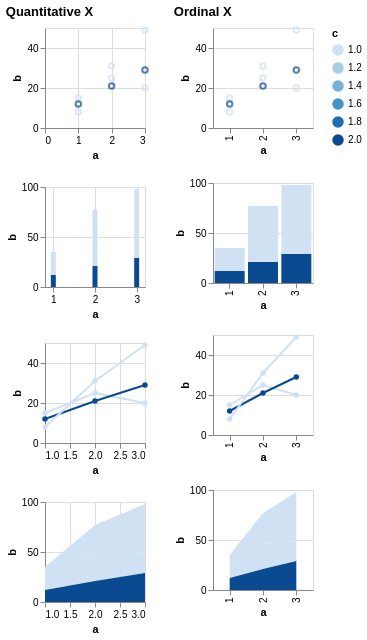

The specification (Vega-Lite) saved for this image:
### Vega specification from a JSON file in a GitHub repository (floating-point values rounded to 4 significant figures)
{"$schema": "https://vega.github.io/schema/vega/v5.json", "description": "Testing invalid", "background": "white", "padding": 5, "data": [{"name": "source_0", "values": [{"a": 1, "b": 15, "c": 1}, {"a": 2, "b": 25, "c": 1}, {"a": 3, "b": 20, "c": 1}, {"a": 1, "b": 12, "c": 2}, {"a": 2, "b": 21, "c": 2}, {"a": 3, "b": 29, "c": 2}, {"a": 1, "b": 8, "c": null}, {"a": 2, "b": 31, "c": null}, {"a": 3, "b": 49, "c": null}]}, {"name": "data_0", "source": "source_0", "transform": [{"type": "formula", "expr": "toNumber(datum[\"a\"])", "as": "a"}]}, {"name": "data_2", "source": "data_0", "transform": [{"type": "stack", "groupby": ["a"], "field": "b", "sort": {"field": ["c"], "order": ["descending"]}, "as": ["b_start", "b_end"], "offset": "zero"}]}, {"name": "data_3", "source": "data_0", "transform": [{"type": "impute", "field": "b", "groupby": ["c"], "key": "a", "method": "value", "value": 0}, {"type": "stack", "groupby": ["a"], "field": "b", "sort": {"field": ["c"], "order": ["descending"]}, "as": ["b_start", "b_end"], "offset": "zero"}]}, {"name": "data_4", "source": "data_0", "transform": [{"type": "stack", "groupby": ["a"], "field": "b", "sort": {"field": ["c"], "order": ["descending"]}, "as": ["b_start", "b_end"], "offset": "zero"}]}, {"name": "data_5", "source": "data_0", "transform": [{"type": "impute", "field": "b", "groupby": ["c"], "key": "a", "method": "value", "value": 0}, {"type": "stack", "groupby": ["a"], "field": "b", "sort": {"field": ["c"], "order": ["descending"]}, "as": ["b_start", "b_end"], "offset": "zero"}]}], "signals": [{"name": "childWidth", "value": 100}, {"name": "concat_0_childHeight", "value": 100}, {"name": "concat_1_childHeight", "value": 100}], "layout": {"padding": 20, "bounds": "full", "align": "each"}, "marks": [{"type": "group", "name": "concat_0_group", "title": {"text": "Quantitative X", "anchor": "start"}, "layout": {"padding": 20, "columns": 1, "bounds": "full", "align": "each"}, "marks": [{"type": "group", "name": "concat_0_concat_0_group", "style": "cell", "encode": {"update": {"width": {"signal": "childWidth"}, "height": {"signal": "concat_0_childHeight"}}}, "marks": [{"name": "concat_0_concat_0_marks", "type": "symbol", "style": ["point"], "from": {"data": "data_0"}, "encode": {"update": {"opacity": {"value": 0.7}, "fill": {"value": "transparent"}, "stroke": [{"test": "!isValid(datum[\"c\"]) || !isFinite(+datum[\"c\"])", "signal": "scale('color', domain('color')[0])"}, {"scale": "color", "field": "c"}], "tooltip": {"signal": "{\"a\": format(datum[\"a\"], \"\"), \"b\": format(datum[\"b\"], \"\"), \"c\": format(datum[\"c\"], \"\")}"}, "ariaRoleDescription": {"value": "point"}, "description": {"signal": "\"a: \" + (format(datum[\"a\"], \"\")) + \"; b: \" + (format(datum[\"b\"], \"\")) + \"; c: \" + (format(datum[\"c\"], \"\"))"}, "x": [{"test": "!isValid(datum[\"a\"]) || !isFinite(+datum[\"a\"])", "scale": "concat_0_concat_0_x", "value": 0}, {"scale": "concat_0_concat_0_x", "field": "a"}], "y": [{"test": "!isValid(datum[\"b\"]) || !isFinite(+datum[\"b\"])", "scale": "concat_0_concat_0_y", "value": 0}, {"scale": "concat_0_concat_0_y", "field": "b"}]}}}], "axes": [{"scale": "concat_0_concat_0_x", "orient": "bottom", "gridScale": "concat_0_concat_0_y", "grid": true, "tickCount": {"signal": "ceil(childWidth/40)"}, "domain": false, "labels": false, "aria": false, "maxExtent": 0, "minExtent": 0, "ticks": false, "zindex": 0}, {"scale": "concat_0_concat_0_y", "orient": "left", "gridScale": "concat_0_concat_0_x", "grid": true, "tickCount": {"signal": "ceil(concat_0_childHeight/40)"}, "domain": false, "labels": false, "aria": false, "maxExtent": 0, "minExtent": 0, "ticks": false, "zindex": 0}, {"scale": "concat_0_concat_0_x", "orient": "bottom", "grid": false, "title": "a", "labelFlush": true, "labelOverlap": true, "tickCount": {"signal": "ceil(childWidth/40)"}, "zindex": 0}, {"scale": "concat_0_concat_0_y", "orient": "left", "grid": false, "title": "b", "labelOverlap": true, "tickCount": {"signal": "ceil(concat_0_childHeight/40)"}, "zindex": 0}]}, {"type": "group", "name": "concat_0_concat_1_group", "style": "cell", "encode": {"update": {"width": {"signal": "childWidth"}, "height": {"signal": "concat_0_childHeight"}}}, "marks": [{"name": "concat_0_concat_1_marks", "type": "rect", "style": ["bar"], "from": {"data": "data_2"}, "encode": {"update": {"fill": [{"test": "!isValid(datum[\"c\"]) || !isFinite(+datum[\"c\"])", "signal": "scale('color', domain('color')[0])"}, {"scale": "color", "field": "c"}], "tooltip": {"signal": "{\"a\": format(datum[\"a\"], \"\"), \"b\": format(datum[\"b\"], \"\"), \"c\": format(datum[\"c\"], \"\")}"}, "ariaRoleDescription": {"value": "bar"}, "description": {"signal": "\"a: \" + (format(datum[\"a\"], \"\")) + \"; b: \" + (format(datum[\"b\"], \"\")) + \"; c: \" + (format(datum[\"c\"], \"\"))"}, "xc": [{"test": "!isValid(datum[\"a\"]) || !isFinite(+datum[\"a\"])", "value": 0}, {"scale": "concat_0_concat_1_x", "field": "a"}], "width": {"value": 5}, "y": {"scale": "concat_0_concat_1_y", "field": "b_end"}, "y2": {"scale": "concat_0_concat_1_y", "field": "b_start"}}}}], "axes": [{"scale": "concat_0_concat_1_x", "orient": "bottom", "gridScale": "concat_0_concat_1_y", "grid": true, "tickCount": {"signal": "ceil(childWidth/40)"}, "domain": false, "labels": false, "aria": false, "maxExtent": 0, "minExtent": 0, "ticks": false, "zindex": 0}, {"scale": "concat_0_concat_1_y", "orient": "left", "gridScale": "concat_0_concat_1_x", "grid": true, "tickCount": {"signal": "ceil(concat_0_childHeight/40)"}, "domain": false, "labels": false, "aria": false, "maxExtent": 0, "minExtent": 0, "ticks": false, "zindex": 0}, {"scale": "concat_0_concat_1_x", "orient": "bottom", "grid": false, "title": "a", "labelFlush": true, "labelOverlap": true, "tickCount": {"signal": "ceil(childWidth/40)"}, "zindex": 0}, {"scale": "concat_0_concat_1_y", "orient": "left", "grid": false, "title": "b", "labelOverlap": true, "tickCount": {"signal": "ceil(concat_0_childHeight/40)"}, "zindex": 0}]}, {"type": "group", "name": "concat_0_concat_2_group", "style": "cell", "encode": {"update": {"width": {"signal": "childWidth"}, "height": {"signal": "concat_0_childHeight"}}}, "marks": [{"name": "concat_0_concat_2_layer_0_pathgroup", "type": "group", "from": {"facet": {"name": "faceted_path_concat_0_concat_2_layer_0_main", "data": "data_0", "groupby": ["c"]}}, "encode": {"update": {"width": {"field": {"group": "width"}}, "height": {"field": {"group": "height"}}}}, "marks": [{"name": "concat_0_concat_2_layer_0_marks", "type": "line", "style": ["line"], "sort": {"field": "datum[\"a\"]"}, "from": {"data": "faceted_path_concat_0_concat_2_layer_0_main"}, "encode": {"update": {"stroke": [{"test": "!isValid(datum[\"c\"]) || !isFinite(+datum[\"c\"])", "signal": "scale('color', domain('color')[0])"}, {"scale": "color", "field": "c"}], "tooltip": {"signal": "{\"a\": format(datum[\"a\"], \"\"), \"b\": format(datum[\"b\"], \"\"), \"c\": format(datum[\"c\"], \"\")}"}, "description": {"signal": "\"a: \" + (format(datum[\"a\"], \"\")) + \"; b: \" + (format(datum[\"b\"], \"\")) + \"; c: \" + (format(datum[\"c\"], \"\"))"}, "x": [{"test": "!isValid(datum[\"a\"]) || !isFinite(+datum[\"a\"])", "value": 0}, {"scale": "concat_0_concat_2_x", "field": "a"}], "y": [{"test": "!isValid(datum[\"b\"]) || !isFinite(+datum[\"b\"])", "scale": "concat_0_concat_2_y", "value": 0}, {"scale": "concat_0_concat_2_y", "field": "b"}]}}}]}, {"name": "concat_0_concat_2_layer_1_marks", "type": "symbol", "style": ["point"], "from": {"data": "data_0"}, "encode": {"update": {"opacity": {"value": 1}, "fill": [{"test": "!isValid(datum[\"c\"]) || !isFinite(+datum[\"c\"])", "signal": "scale('color', domain('color')[0])"}, {"scale": "color", "field": "c"}], "tooltip": {"signal": "{\"a\": format(datum[\"a\"], \"\"), \"b\": format(datum[\"b\"], \"\"), \"c\": format(datum[\"c\"], \"\")}"}, "ariaRoleDescription": {"value": "point"}, "description": {"signal": "\"a: \" + (format(datum[\"a\"], \"\")) + \"; b: \" + (format(datum[\"b\"], \"\")) + \"; c: \" + (format(datum[\"c\"], \"\"))"}, "x": [{"test": "!isValid(datum[\"a\"]) || !isFinite(+datum[\"a\"])", "value": 0}, {"scale": "concat_0_concat_2_x", "field": "a"}], "y": [{"test": "!isValid(datum[\"b\"]) || !isFinite(+datum[\"b\"])", "scale": "concat_0_concat_2_y", "value": 0}, {"scale": "concat_0_concat_2_y", "field": "b"}]}}}], "axes": [{"scale": "concat_0_concat_2_x", "orient": "bottom", "gridScale": "concat_0_concat_2_y", "grid": true, "tickCount": {"signal": "ceil(childWidth/40)"}, "domain": false, "labels": false, "aria": false, "maxExtent": 0, "minExtent": 0, "ticks": false, "zindex": 0}, {"scale": "concat_0_concat_2_y", "orient": "left", "gridScale": "concat_0_concat_2_x", "grid": true, "tickCount": {"signal": "ceil(concat_0_childHeight/40)"}, "domain": false, "labels": false, "aria": false, "maxExtent": 0, "minExtent": 0, "ticks": false, "zindex": 0}, {"scale": "concat_0_concat_2_x", "orient": "bottom", "grid": false, "title": "a", "labelFlush": true, "labelOverlap": true, "tickCount": {"signal": "ceil(childWidth/40)"}, "zindex": 0}, {"scale": "concat_0_concat_2_y", "orient": "left", "grid": false, "title": "b", "labelOverlap": true, "tickCount": {"signal": "ceil(concat_0_childHeight/40)"}, "zindex": 0}]}, {"type": "group", "name": "concat_0_concat_3_group", "style": "cell", "encode": {"update": {"width": {"signal": "childWidth"}, "height": {"signal": "concat_0_childHeight"}}}, "marks": [{"name": "concat_0_concat_3_pathgroup", "type": "group", "from": {"facet": {"name": "faceted_path_concat_0_concat_3_main", "data": "data_3", "groupby": ["c"]}}, "encode": {"update": {"width": {"field": {"group": "width"}}, "height": {"field": {"group": "height"}}}}, "marks": [{"name": "concat_0_concat_3_marks", "type": "area", "style": ["area"], "sort": {"field": "datum[\"a\"]"}, "from": {"data": "faceted_path_concat_0_concat_3_main"}, "encode": {"update": {"orient": {"value": "vertical"}, "fill": [{"test": "!isValid(datum[\"c\"]) || !isFinite(+datum[\"c\"])", "signal": "scale('color', domain('color')[0])"}, {"scale": "color", "field": "c"}], "tooltip": {"signal": "{\"a\": format(datum[\"a\"], \"\"), \"b\": format(datum[\"b\"], \"\"), \"c\": format(datum[\"c\"], \"\")}"}, "description": {"signal": "\"a: \" + (format(datum[\"a\"], \"\")) + \"; b: \" + (format(datum[\"b\"], \"\")) + \"; c: \" + (format(datum[\"c\"], \"\"))"}, "x": [{"test": "!isValid(datum[\"a\"]) || !isFinite(+datum[\"a\"])", "value": 0}, {"scale": "concat_0_concat_3_x", "field": "a"}], "y": {"scale": "concat_0_concat_3_y", "field": "b_end"}, "y2": {"scale": "concat_0_concat_3_y", "field": "b_start"}}}}]}], "axes": [{"scale": "concat_0_concat_3_x", "orient": "bottom", "gridScale": "concat_0_concat_3_y", "grid": true, "tickCount": {"signal": "ceil(childWidth/40)"}, "domain": false, "labels": false, "aria": false, "maxExtent": 0, "minExtent": 0, "ticks": false, "zindex": 0}, {"scale": "concat_0_concat_3_y", "orient": "left", "gridScale": "concat_0_concat_3_x", "grid": true, "tickCount": {"signal": "ceil(concat_0_childHeight/40)"}, "domain": false, "labels": false, "aria": false, "maxExtent": 0, "minExtent": 0, "ticks": false, "zindex": 0}, {"scale": "concat_0_concat_3_x", "orient": "bottom", "grid": false, "title": "a", "labelFlush": true, "labelOverlap": true, "tickCount": {"signal": "ceil(childWidth/40)"}, "zindex": 0}, {"scale": "concat_0_concat_3_y", "orient": "left", "grid": false, "title": "b", "labelOverlap": true, "tickCount": {"signal": "ceil(concat_0_childHeight/40)"}, "zindex": 0}]}]}, {"type": "group", "name": "concat_1_group", "title": {"text": "Ordinal X", "anchor": "start"}, "layout": {"padding": 20, "columns": 1, "bounds": "full", "align": "each"}, "marks": [{"type": "group", "name": "concat_1_concat_0_group", "style": "cell", "encode": {"update": {"width": {"signal": "childWidth"}, "height": {"signal": "concat_1_childHeight"}}}, "marks": [{"name": "concat_1_concat_0_marks", "type": "symbol", "style": ["point"], "from": {"data": "data_0"}, "encode": {"update": {"opacity": {"value": 0.7}, "fill": {"value": "transparent"}, "stroke": [{"test": "!isValid(datum[\"c\"]) || !isFinite(+datum[\"c\"])", "signal": "scale('color', domain('color')[0])"}, {"scale": "color", "field": "c"}], "tooltip": {"signal": "{\"a\": isValid(datum[\"a\"]) ? datum[\"a\"] : \"\"+datum[\"a\"], \"b\": format(datum[\"b\"], \"\"), \"c\": format(datum[\"c\"], \"\")}"}, "ariaRoleDescription": {"value": "point"}, "description": {"signal": "\"a: \" + (isValid(datum[\"a\"]) ? datum[\"a\"] : \"\"+datum[\"a\"]) + \"; b: \" + (format(datum[\"b\"], \"\")) + \"; c: \" + (format(datum[\"c\"], \"\"))"}, "x": {"scale": "concat_1_concat_0_x", "field": "a"}, "y": [{"test": "!isValid(datum[\"b\"]) || !isFinite(+datum[\"b\"])", "scale": "concat_1_concat_0_y", "value": 0}, {"scale": "concat_1_concat_0_y", "field": "b"}]}}}], "axes": [{"scale": "concat_1_concat_0_y", "orient": "left", "gridScale": "concat_1_concat_0_x", "grid": true, "tickCount": {"signal": "ceil(concat_1_childHeight/40)"}, "domain": false, "labels": false, "aria": false, "maxExtent": 0, "minExtent": 0, "ticks": false, "zindex": 0}, {"scale": "concat_1_concat_0_x", "orient": "bottom", "grid": false, "title": "a", "labelAlign": "right", "labelAngle": 270, "labelBaseline": "middle", "zindex": 0}, {"scale": "concat_1_concat_0_y", "orient": "left", "grid": false, "title": "b", "labelOverlap": true, "tickCount": {"signal": "ceil(concat_1_childHeight/40)"}, "zindex": 0}]}, {"type": "group", "name": "concat_1_concat_1_group", "style": "cell", "encode": {"update": {"width": {"signal": "childWidth"}, "height": {"signal": "concat_1_childHeight"}}}, "marks": [{"name": "concat_1_concat_1_marks", "type": "rect", "style": ["bar"], "from": {"data": "data_4"}, "encode": {"update": {"fill": [{"test": "!isValid(datum[\"c\"]) || !isFinite(+datum[\"c\"])", "signal": "scale('color', domain('color')[0])"}, {"scale": "color", "field": "c"}], "tooltip": {"signal": "{\"a\": isValid(datum[\"a\"]) ? datum[\"a\"] : \"\"+datum[\"a\"], \"b\": format(datum[\"b\"], \"\"), \"c\": format(datum[\"c\"], \"\")}"}, "ariaRoleDescription": {"value": "bar"}, "description": {"signal": "\"a: \" + (isValid(datum[\"a\"]) ? datum[\"a\"] : \"\"+datum[\"a\"]) + \"; b: \" + (format(datum[\"b\"], \"\")) + \"; c: \" + (format(datum[\"c\"], \"\"))"}, "x": {"scale": "concat_1_concat_1_x", "field": "a"}, "width": {"signal": "max(0.25, bandwidth('concat_1_concat_1_x'))"}, "y": {"scale": "concat_1_concat_1_y", "field": "b_end"}, "y2": {"scale": "concat_1_concat_1_y", "field": "b_start"}}}}], "axes": [{"scale": "concat_1_concat_1_y", "orient": "left", "gridScale": "concat_1_concat_1_x", "grid": true, "tickCount": {"signal": "ceil(concat_1_childHeight/40)"}, "domain": false, "labels": false, "aria": false, "maxExtent": 0, "minExtent": 0, "ticks": false, "zindex": 0}, {"scale": "concat_1_concat_1_x", "orient": "bottom", "grid": false, "title": "a", "labelAlign": "right", "labelAngle": 270, "labelBaseline": "middle", "zindex": 0}, {"scale": "concat_1_concat_1_y", "orient": "left", "grid": false, "title": "b", "labelOverlap": true, "tickCount": {"signal": "ceil(concat_1_childHeight/40)"}, "zindex": 0}]}, {"type": "group", "name": "concat_1_concat_2_group", "style": "cell", "encode": {"update": {"width": {"signal": "childWidth"}, "height": {"signal": "concat_1_childHeight"}}}, "marks": [{"name": "concat_1_concat_2_layer_0_pathgroup", "type": "group", "from": {"facet": {"name": "faceted_path_concat_1_concat_2_layer_0_main", "data": "data_0", "groupby": ["c"]}}, "encode": {"update": {"width": {"field": {"group": "width"}}, "height": {"field": {"group": "height"}}}}, "marks": [{"name": "concat_1_concat_2_layer_0_marks", "type": "line", "style": ["line"], "sort": {"field": "datum[\"a\"]"}, "from": {"data": "faceted_path_concat_1_concat_2_layer_0_main"}, "encode": {"update": {"stroke": [{"test": "!isValid(datum[\"c\"]) || !isFinite(+datum[\"c\"])", "signal": "scale('color', domain('color')[0])"}, {"scale": "color", "field": "c"}], "tooltip": {"signal": "{\"a\": isValid(datum[\"a\"]) ? datum[\"a\"] : \"\"+datum[\"a\"], \"b\": format(datum[\"b\"], \"\"), \"c\": format(datum[\"c\"], \"\")}"}, "description": {"signal": "\"a: \" + (isValid(datum[\"a\"]) ? datum[\"a\"] : \"\"+datum[\"a\"]) + \"; b: \" + (format(datum[\"b\"], \"\")) + \"; c: \" + (format(datum[\"c\"], \"\"))"}, "x": {"scale": "concat_1_concat_2_x", "field": "a"}, "y": [{"test": "!isValid(datum[\"b\"]) || !isFinite(+datum[\"b\"])", "scale": "concat_1_concat_2_y", "value": 0}, {"scale": "concat_1_concat_2_y", "field": "b"}]}}}]}, {"name": "concat_1_concat_2_layer_1_marks", "type": "symbol", "style": ["point"], "from": {"data": "data_0"}, "encode": {"update": {"opacity": {"value": 1}, "fill": [{"test": "!isValid(datum[\"c\"]) || !isFinite(+datum[\"c\"])", "signal": "scale('color', domain('color')[0])"}, {"scale": "color", "field": "c"}], "tooltip": {"signal": "{\"a\": isValid(datum[\"a\"]) ? datum[\"a\"] : \"\"+datum[\"a\"], \"b\": format(datum[\"b\"], \"\"), \"c\": format(datum[\"c\"], \"\")}"}, "ariaRoleDescription": {"value": "point"}, "description": {"signal": "\"a: \" + (isValid(datum[\"a\"]) ? datum[\"a\"] : \"\"+datum[\"a\"]) + \"; b: \" + (format(datum[\"b\"], \"\")) + \"; c: \" + (format(datum[\"c\"], \"\"))"}, "x": {"scale": "concat_1_concat_2_x", "field": "a"}, "y": [{"test": "!isValid(datum[\"b\"]) || !isFinite(+datum[\"b\"])", "scale": "concat_1_concat_2_y", "value": 0}, {"scale": "concat_1_concat_2_y", "field": "b"}]}}}], "axes": [{"scale": "concat_1_concat_2_y", "orient": "left", "gridScale": "concat_1_concat_2_x", "grid": true, "tickCount": {"signal": "ceil(concat_1_childHeight/40)"}, "domain": false, "labels": false, "aria": false, "maxExtent": 0, "minExtent": 0, "ticks": false, "zindex": 0}, {"scale": "concat_1_concat_2_x", "orient": "bottom", "grid": false, "title": "a", "labelAlign": "right", "labelAngle": 270, "labelBaseline": "middle", "zindex": 0}, {"scale": "concat_1_concat_2_y", "orient": "left", "grid": false, "title": "b", "labelOverlap": true, "tickCount": {"signal": "ceil(concat_1_childHeight/40)"}, "zindex": 0}]}, {"type": "group", "name": "concat_1_concat_3_group", "style": "cell", "encode": {"update": {"width": {"signal": "childWidth"}, "height": {"signal": "concat_1_childHeight"}}}, "marks": [{"name": "concat_1_concat_3_pathgroup", "type": "group", "from": {"facet": {"name": "faceted_path_concat_1_concat_3_main", "data": "data_5", "groupby": ["c"]}}, "encode": {"update": {"width": {"field": {"group": "width"}}, "height": {"field": {"group": "height"}}}}, "marks": [{"name": "concat_1_concat_3_marks", "type": "area", "style": ["area"], "sort": {"field": "datum[\"a\"]"}, "from": {"data": "faceted_path_concat_1_concat_3_main"}, "encode": {"update": {"orient": {"value": "vertical"}, "fill": [{"test": "!isValid(datum[\"c\"]) || !isFinite(+datum[\"c\"])", "signal": "scale('color', domain('color')[0])"}, {"scale": "color", "field": "c"}], "tooltip": {"signal": "{\"a\": isValid(datum[\"a\"]) ? datum[\"a\"] : \"\"+datum[\"a\"], \"b\": format(datum[\"b\"], \"\"), \"c\": format(datum[\"c\"], \"\")}"}, "description": {"signal": "\"a: \" + (isValid(datum[\"a\"]) ? datum[\"a\"] : \"\"+datum[\"a\"]) + \"; b: \" + (format(datum[\"b\"], \"\")) + \"; c: \" + (format(datum[\"c\"], \"\"))"}, "x": {"scale": "concat_1_concat_3_x", "field": "a"}, "y": {"scale": "concat_1_concat_3_y", "field": "b_end"}, "y2": {"scale": "concat_1_concat_3_y", "field": "b_start"}}}}]}], "axes": [{"scale": "concat_1_concat_3_y", "orient": "left", "gridScale": "concat_1_concat_3_x", "grid": true, "tickCount": {"signal": "ceil(concat_1_childHeight/40)"}, "domain": false, "labels": false, "aria": false, "maxExtent": 0, "minExtent": 0, "ticks": false, "zindex": 0}, {"scale": "concat_1_concat_3_x", "orient": "bottom", "grid": false, "title": "a", "labelAlign": "right", "labelAngle": 270, "labelBaseline": "middle", "zindex": 0}, {"scale": "concat_1_concat_3_y", "orient": "left", "grid": false, "title": "b", "labelOverlap": true, "tickCount": {"signal": "ceil(concat_1_childHeight/40)"}, "zindex": 0}]}]}], "scales": [{"name": "color", "type": "linear", "domain": {"fields": [{"data": "data_0", "field": "c"}, {"data": "data_2", "field": "c"}, {"data": "data_3", "field": "c"}, {"data": "data_4", "field": "c"}, {"data": "data_5", "field": "c"}]}, "range": "ramp", "interpolate": "hcl", "zero": false}, {"name": "concat_0_concat_0_x", "type": "linear", "domain": {"data": "data_0", "field": "a"}, "range": [0, {"signal": "childWidth"}], "nice": true, "zero": true}, {"name": "concat_0_concat_0_y", "type": "linear", "domain": {"data": "data_0", "field": "b"}, "range": [{"signal": "concat_0_childHeight"}, 0], "nice": true, "zero": true}, {"name": "concat_0_concat_1_x", "type": "linear", "domain": {"data": "data_2", "field": "a"}, "range": [0, {"signal": "childWidth"}], "nice": true, "zero": false, "padding": 5}, {"name": "concat_0_concat_1_y", "type": "linear", "domain": {"data": "data_2", "fields": ["b_start", "b_end"]}, "range": [{"signal": "concat_0_childHeight"}, 0], "nice": true, "zero": true}, {"name": "concat_0_concat_2_x", "type": "linear", "domain": {"data": "data_0", "field": "a"}, "range": [0, {"signal": "childWidth"}], "nice": true, "zero": false}, {"name": "concat_0_concat_2_y", "type": "linear", "domain": {"data": "data_0", "field": "b"}, "range": [{"signal": "concat_0_childHeight"}, 0], "nice": true, "zero": true}, {"name": "concat_0_concat_3_x", "type": "linear", "domain": {"data": "data_3", "field": "a"}, "range": [0, {"signal": "childWidth"}], "nice": true, "zero": false}, {"name": "concat_0_concat_3_y", "type": "linear", "domain": {"data": "data_3", "fields": ["b_start", "b_end"]}, "range": [{"signal": "concat_0_childHeight"}, 0], "nice": true, "zero": true}, {"name": "concat_1_concat_0_x", "type": "point", "domain": {"data": "data_0", "field": "a", "sort": true}, "range": [0, {"signal": "childWidth"}], "padding": 0.5}, {"name": "concat_1_concat_0_y", "type": "linear", "domain": {"data": "data_0", "field": "b"}, "range": [{"signal": "concat_1_childHeight"}, 0], "nice": true, "zero": true}, {"name": "concat_1_concat_1_x", "type": "band", "domain": {"data": "data_4", "field": "a", "sort": true}, "range": [0, {"signal": "childWidth"}], "paddingInner": 0.1, "paddingOuter": 0.05}, {"name": "concat_1_concat_1_y", "type": "linear", "domain": {"data": "data_4", "fields": ["b_start", "b_end"]}, "range": [{"signal": "concat_1_childHeight"}, 0], "nice": true, "zero": true}, {"name": "concat_1_concat_2_x", "type": "point", "domain": {"data": "data_0", "field": "a", "sort": true}, "range": [0, {"signal": "childWidth"}], "padding": 0.5}, {"name": "concat_1_concat_2_y", "type": "linear", "domain": {"data": "data_0", "field": "b"}, "range": [{"signal": "concat_1_childHeight"}, 0], "nice": true, "zero": true}, {"name": "concat_1_concat_3_x", "type": "point", "domain": {"data": "data_5", "field": "a", "sort": true}, "range": [0, {"signal": "childWidth"}], "padding": 0.5}, {"name": "concat_1_concat_3_y", "type": "linear", "domain": {"data": "data_5", "fields": ["b_start", "b_end"]}, "range": [{"signal": "concat_1_childHeight"}, 0], "nice": true, "zero": true}], "legends": [{"stroke": "color", "gradientLength": {"signal": "clamp(concat_0_childHeight, 64, 200)"}, "title": "c", "encode": {"gradient": {"update": {"opacity": {"value": 0.7}}}}, "fill": "color"}], "config": {"mark": {"tooltip": true}}}
